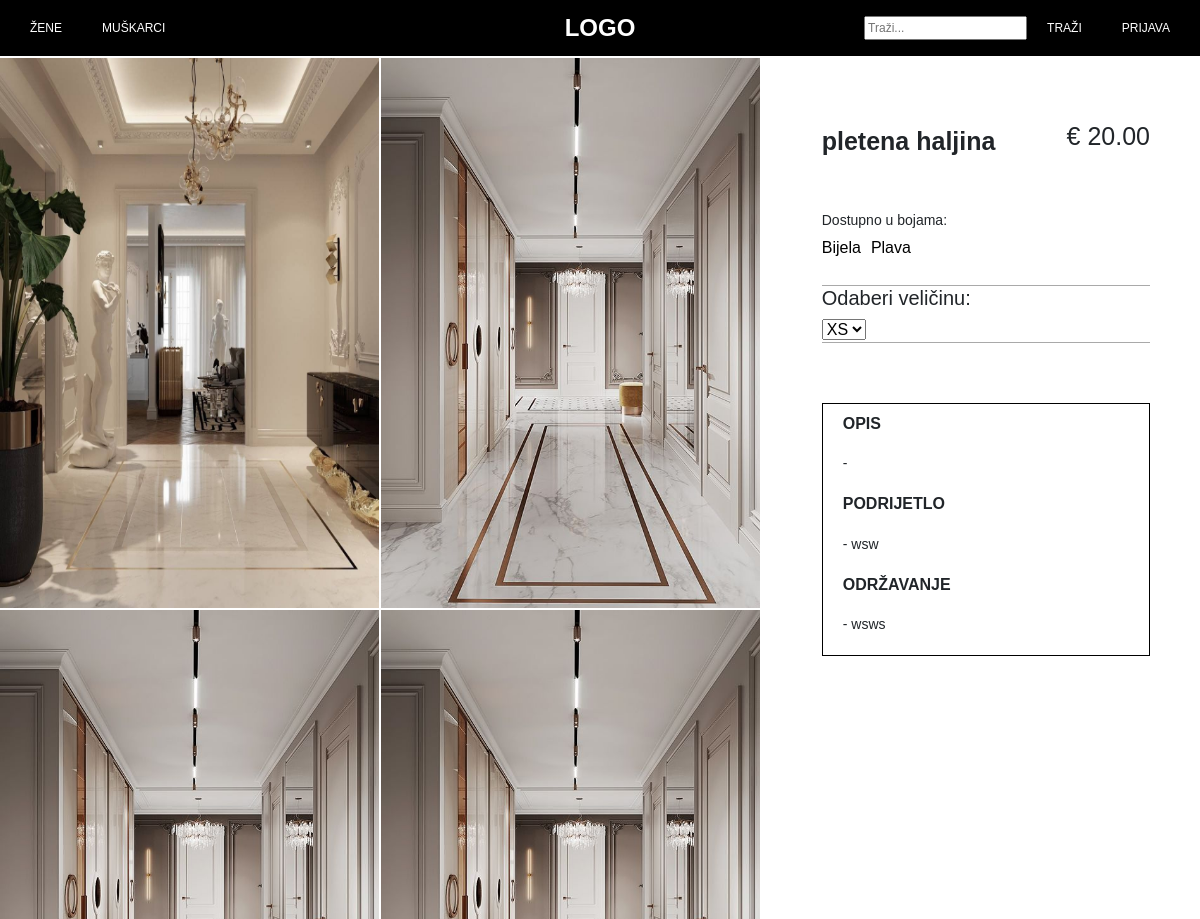
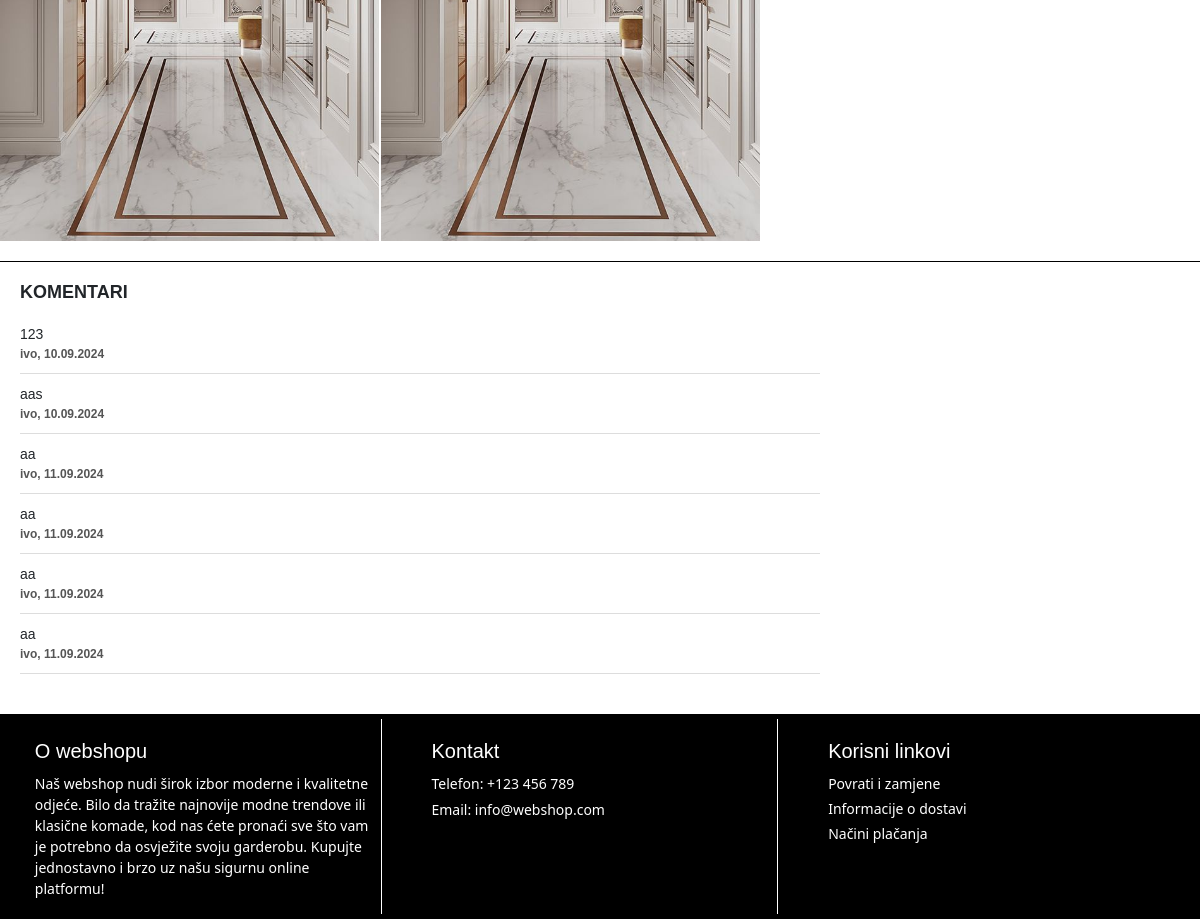
The page /webshop/zene/haljine/pletena-haljina/Bijela/ on the database its author committed (2 pictures, top to bottom).
### webshop/models.py (models this page shows, shortened)
class ProductVariation(models.Model):
    product = models.ForeignKey(Product, on_delete=models.CASCADE, related_name='variations')
    main_image = models.ImageField(upload_to='products/', blank=True, null=True)
    color = models.ForeignKey(Color, on_delete=models.CASCADE)
    sizes = models.ManyToManyField(Size, through='ProductVariationSize')

class ProductVariationImage(models.Model):
    product_variation = models.ForeignKey(ProductVariation, on_delete=models.CASCADE, related_name='images')
    image = models.ImageField(upload_to='product_variation_images/')

class Product(models.Model):
    category = models.ForeignKey(Category, on_delete=models.CASCADE)
    subcategory = models.ForeignKey(SubCategory, on_delete=models.CASCADE)
    name = models.CharField(max_length=255)
    slug = models.SlugField(unique=False, blank=True, null=True)
    price = models.DecimalField(max_digits=10, decimal_places=2)
    details = models.TextField()
    composition = models.TextField()
    origin = models.CharField(max_length=255)
    care_instructions = models.TextField()
    created_at = models.DateTimeField(default=timezone.now)
    reference_number = models.CharField(max_length=100, unique=False, default=uuid.uuid4, editable=False)

class Color(models.Model):
    name = models.CharField(max_length=100)

class Comment(models.Model):
    product = models.ForeignKey(ProductVariation, on_delete=models.CASCADE, related_name='comments')
    poster = models.ForeignKey(Account, on_delete=models.CASCADE, related_name='comments_posted')
    text = models.TextField()
    created_at = models.DateTimeField(auto_now_add=True)

class Account(models.Model):
    user = models.OneToOneField(User, on_delete=models.CASCADE)
    name = models.CharField(max_length=255)
    surname = models.CharField(max_length=255)
    phone = models.CharField(max_length=20)
    email = models.EmailField(unique=True)
    city = models.CharField(max_length=255)
    postal_number = models.CharField(max_length=255)
    street = models.CharField(max_length=255)
    house_number = models.CharField(max_length=255)
    iban = models.CharField(max_length=34, blank=True, null=True)
    bank = models.CharField(max_length=255, blank=True, null=True)

### webshop/views.py (the view, shortened to what this page needs)
# urls.py: path('<slug:category_name>/<slug:subcategory_name>/<slug:product_slug>/<slug:color>/', views.articles_details_view, name='articles_details'),    path('cart/', views.cart_view, name='cart'),
def articles_details_view(request, category_name, subcategory_name, product_slug, color):
    category = get_object_or_404(Category, slug=category_name)
    subcategory = get_object_or_404(SubCategory, slug=subcategory_name, category=category)
    product = get_object_or_404(Product, slug=product_slug, subcategory=subcategory)
    if color:
        try:
            selected_variation = product.variations.get(color__name=color)
        except ProductVariation.DoesNotExist:
            selected_variation = product.variations.first()
    else:
        selected_variation = product.variations.first()
    variation_images = selected_variation.images.all()
    available_sizes = selected_variation.variation_sizes.filter(is_available=True)
    context = {
        'category_name': category_name,
        'subcategory_name': subcategory_name,
        'product': product,
        'selected_variation': selected_variation,
        'variation_images': variation_images,
        'variations': product.variations.all(),
        'available_sizes': available_sizes
    }
    return render(request, 'webshop/articles_details.html', context)

### webshop/templates/webshop/articles_details.html (shortened to what this page needs)
{% extends 'webshop/base.html' %}
{% load static %}
{% block extra_css %}
<link rel="stylesheet" href="{% static 'webshop/css/articles_details.css' %}">
{% endblock %}
{% block content %}
    <div class="product-details-container">
        <div class="product-images">
            <a href="#image1">
                <img src="{{ selected_variation.main_image.url }}" alt="{{ selected_variation.color.name }}" class="product-image">
            </a>
            {% for image in variation_images %}
                <a href="#image{{ forloop.counter }}">
                    <img src="{{ image.image.url }}" alt="{{ selected_variation.color.name }}" class="product-image">
                </a>
            {% endfor %}
        </div>
        <div class="product-info">
            <div class="info-box">
                <div class = "name-price">
                    <h3>{{ product.name }}</h3>
                    <p class="price">€ {{ product.price }}</p>
                </div>
                <div class="color-options">
                    <h3>Dostupno u bojama:</h3>
                    <div class="colors">
                        {% for variation in product.variations.all %}
                        <a href="{% url 'webshop:articles_details' category_name subcategory_name product.slug variation.color.name %}">
                            {{ variation.color.name }}
                        </a>
                        {% endfor %}
                    </div>
                </div>
                <div class="size-options">
                    <form method="post" action="{% url 'webshop:add_to_cart' category_name subcategory_name product.slug selected_variation.color.name %}">
                        <h5>Odaberi veličinu:</h5>
                        <select name="size" id="size">
                            {% for size in available_sizes %}
                                <option value="{{ size.size.id }}">{{ size.size.name }}</option>
                            {% empty %}
                                <option disabled>Nema dostupnih veličina</option>
                            {% endfor %}
                        </select>
                    </form>
                </div>
                <div class="desc">
                    <div>
                        <h3>OPIS</h3>
                        <p>-{{ product.description }}</p>
                    </div>
                    <div>
                        <h3>PODRIJETLO</h3>
                        <p>- {{ product.origin }}</p>
                    </div>
                        <h3>ODRŽAVANJE</h3>
                        <p>- {{ product.care_instructions }}</p>
                    </div>
                </div>
            </div>
        </div>
    </div>
    <div class="comments">
        <h2>KOMENTARI</h2>
        <div class="comments-list">
            {% for comment in selected_variation.comments.all %}
                <div class="comment">
                    <p>{{ comment.text }}</p>
                    <small>{{ comment.poster.name }}, {{ comment.created_at|date:"d.m.Y" }}</small>
                </div>
            {% endfor %}
        </div>
    </div>
{% endblock %}

### webshop/static/webshop/css/base.css (style rules this page uses)
body { font-family: Arial, sans-serif; margin: 0; padding: 0; height: 100%; background-color: white; display: flex; flex-direction: column; min-height: 100vh; }

### webshop/static/webshop/css/articles_details.css (style rules this page uses)
.product-details-container { display: flex; flex-direction: row; border-bottom: 1px solid black; padding: 2px 0 0 0; }
.product-images { display: flex; flex-wrap: wrap; width: 70%; margin-bottom: 20px; position: relative; gap: 2px; }
.product-images a { display: block; width: calc(50% - 2px); height: 550px; }
.product-images img { width: 100%; height: 100%; object-fit: fill; cursor: pointer; }
.product-info { display: flex; flex-direction: column; margin: 60px 50px 30px 60px; width: calc(30% + 2px); }
.name-price { display: flex; justify-content: space-between; align-items: center; text-align: center; margin-bottom: 40px; }
.name-price h3 { font-size: 25px; font-weight: bold; }
.name-price p { font-size: 25px; }
.color-options { margin-bottom: 25px; }
.colors { display: flex; flex-direction: wrap; align-items: center; }
.colors a { margin-right: 10px; }
.color-options h3 { font-size: 14px; }
.color-options a { color: black; text-decoration: none; }
.size-options { border-bottom: 1px solid darkgray; border-top: 1px solid darkgray; margin-bottom: 20px; }
.desc { margin-top: 60px; border: 0.5px solid black; }
.desc h3 { font-size: 16px; font-weight: bold; margin: 10px 20px 10px 20px; }
.desc p { font-size: 14px; margin: 20px; }
.comments { margin: 20px; }
.comments h2 { font-size: 18px; font-weight: bold; margin-bottom: 10px; }
.comments-list { max-width: 800px; margin-bottom: 20px; }
.comment { border-bottom: 1px solid #ddd; padding: 10px 0; }
.comment p { margin: 0; font-size: 14px; }
.comment small { color: #555; display: block; font-weight: bold; font-size: 12px; }
form { max-width: 800px; }

### rows shown on the page
ProductVariation: main_image (picture), color.name "Bijela"
ProductVariationImage: image (picture)
ProductVariationImage: image (picture)
ProductVariationImage: image (picture)
Product: name "pletena haljina", price "20.00", origin "wsw", care_instructions "wsws"
ProductVariation: color.name "Plava"
Comment: text "123", poster.name "ivo", created_at "10.09.2024"
Comment: text "aas", poster.name "ivo", created_at "10.09.2024"
Comment: text "aa", poster.name "ivo", created_at "11.09.2024"
Comment: text "aa", poster.name "ivo", created_at "11.09.2024"
Comment: text "aa", poster.name "ivo", created_at "11.09.2024"
Comment: text "aa", poster.name "ivo", created_at "11.09.2024"

### other values the page prints
form field size "XS"
